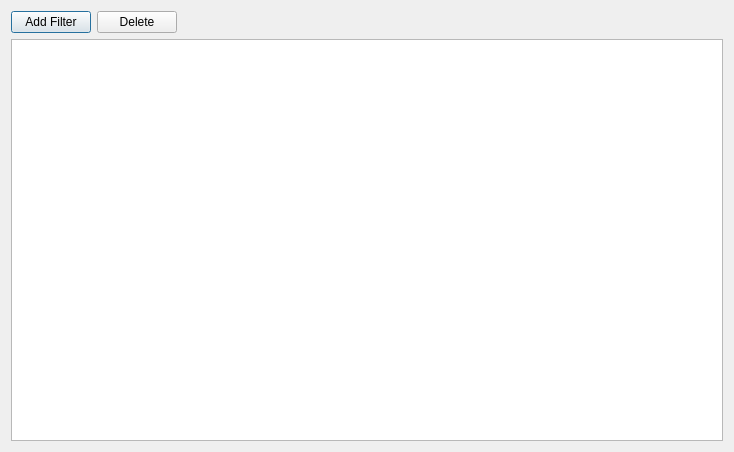
<?xml version="1.0" encoding="UTF-8"?>
<ui version="4.0">
 <class>FilterDialog</class>
 <widget class="QDialog" name="FilterDialog">
  <property name="geometry">
   <rect>
    <x>0</x>
    <y>0</y>
    <width>734</width>
    <height>452</height>
   </rect>
  </property>
  <property name="windowTitle">
   <string>Filters</string>
  </property>
  <layout class="QVBoxLayout" name="verticalLayout">
   <item>
    <layout class="QHBoxLayout" name="horizontalLayout">
     <item>
      <widget class="QPushButton" name="addFilterButton">
       <property name="text">
        <string>Add Filter</string>
       </property>
      </widget>
     </item>
     <item>
      <widget class="QPushButton" name="deleteButton">
       <property name="text">
        <string>Delete</string>
       </property>
      </widget>
     </item>
     <item>
      <spacer name="horizontalSpacer">
       <property name="orientation">
        <enum>Qt::Horizontal</enum>
       </property>
       <property name="sizeHint" stdset="0">
        <size>
         <width>40</width>
         <height>20</height>
        </size>
       </property>
      </spacer>
     </item>
    </layout>
   </item>
   <item>
    <widget class="QTableView" name="filterTalbeView">
     <property name="editTriggers">
      <set>QAbstractItemView::DoubleClicked</set>
     </property>
     <property name="selectionMode">
      <enum>QAbstractItemView::SingleSelection</enum>
     </property>
     <property name="selectionBehavior">
      <enum>QAbstractItemView::SelectRows</enum>
     </property>
    </widget>
   </item>
  </layout>
 </widget>
 <resources/>
 <connections/>
</ui>
